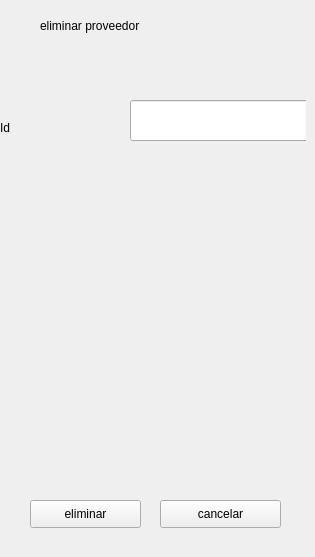
               <widget class="QWidget" name="eliminarP">
                <widget class="QWidget" name="widget_14" native="true">
                 <property name="geometry">
                  <rect>
                   <x>0</x>
                   <y>10</y>
                   <width>306</width>
                   <height>538</height>
                  </rect>
                 </property>
                 <widget class="QLineEdit" name="lineEdit_68">
                  <property name="geometry">
                   <rect>
                    <x>130</x>
                    <y>90</y>
                    <width>181</width>
                    <height>41</height>
                   </rect>
                  </property>
                 </widget>
                 <widget class="QLabel" name="label_80">
                  <property name="geometry">
                   <rect>
                    <x>40</x>
                    <y>0</y>
                    <width>241</width>
                    <height>31</height>
                   </rect>
                  </property>
                  <property name="text">
                   <string>eliminar proveedor</string>
                  </property>
                 </widget>
                 <widget class="QLabel" name="label_81">
                  <property name="geometry">
                   <rect>
                    <x>0</x>
                    <y>110</y>
                    <width>55</width>
                    <height>16</height>
                   </rect>
                  </property>
                  <property name="text">
                   <string>Id</string>
                  </property>
                 </widget>
                 <widget class="QPushButton" name="pushButton_23">
                  <property name="geometry">
                   <rect>
                    <x>30</x>
                    <y>490</y>
                    <width>111</width>
                    <height>28</height>
                   </rect>
                  </property>
                  <property name="text">
                   <string>eliminar</string>
                  </property>
                  <property name="icon">
                   <iconset>
                    <normaloff>img/basura.png</normaloff>img/basura.png</iconset>
                  </property>
                  <property name="iconSize">
                   <size>
                    <width>28</width>
                    <height>28</height>
                   </size>
                  </property>
                 </widget>
                 <widget class="QPushButton" name="pushButton_24">
                  <property name="geometry">
                   <rect>
                    <x>160</x>
                    <y>490</y>
                    <width>121</width>
                    <height>28</height>
                   </rect>
                  </property>
                  <property name="text">
                   <string>cancelar</string>
                  </property>
                  <property name="icon">
                   <iconset>
                    <normaloff>img/cancelar.png</normaloff>img/cancelar.png</iconset>
                  </property>
                  <property name="iconSize">
                   <size>
                    <width>28</width>
                    <height>28</height>
                   </size>
                  </property>
                 </widget>
                </widget>
               </widget>
